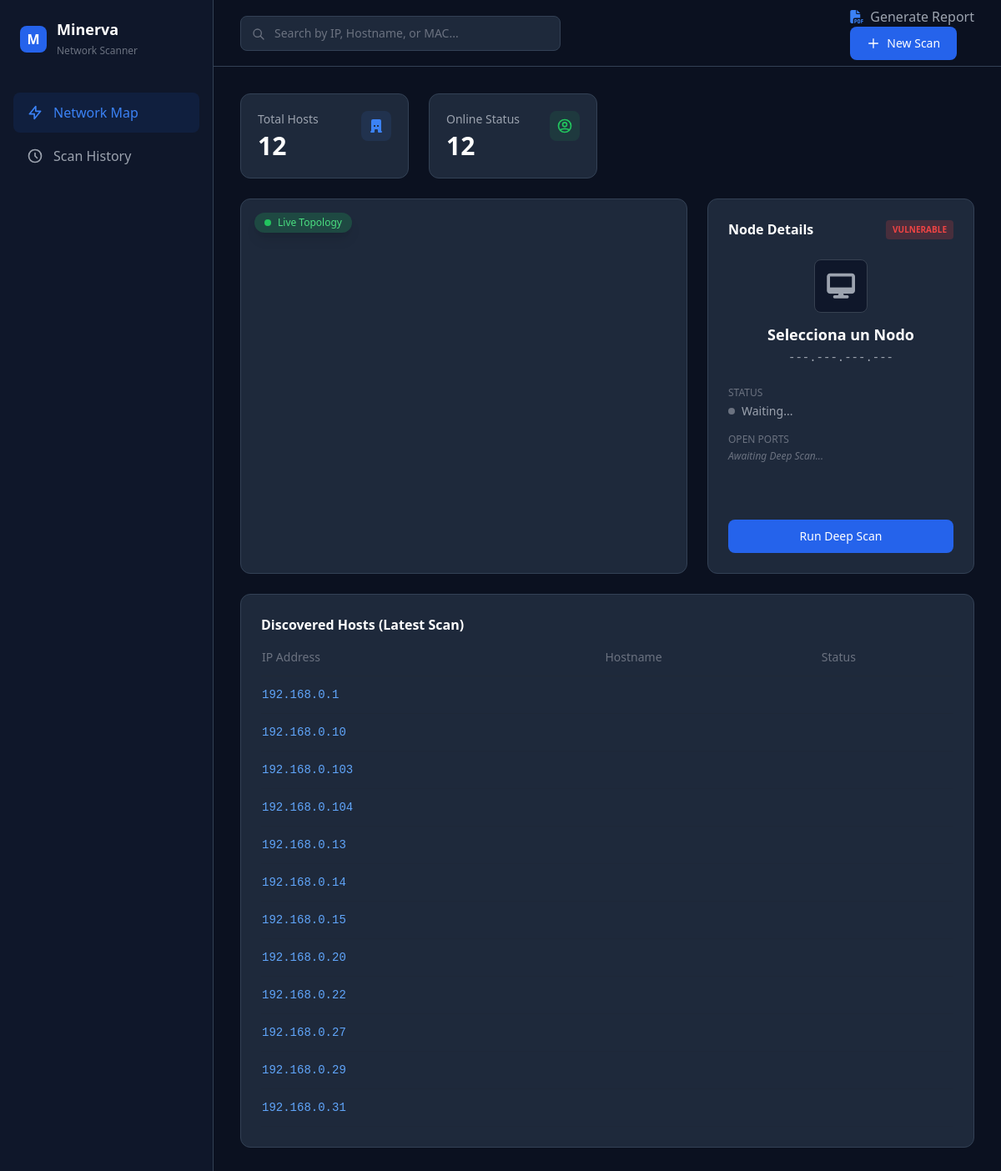
/dashboard, run on the app's committed database.
### app/models.py (models this page shows)
class ScanResult(Base):
    __tablename__ = "scan_results"
    id = Column(Integer, primary_key=True, index=True)
    scan_id = Column(Integer, ForeignKey("scans.id"))
    host_mac = Column(String, ForeignKey("hosts.mac_address"))
    ip_address = Column(String)
    status = Column(String)
    scan = relationship("Scan", back_populates="results")
    host = relationship("Host")
    ports = relationship("Port", back_populates="scan_result", cascade="all, delete-orphan")

### app/main.py (the view)
@app.get("/dashboard", response_class=HTMLResponse)
async def dashboard(request: Request, db: Session = Depends(get_db)):
    latest_scan = db.query(models.Scan).order_by(models.Scan.timestamp.desc()).first()
    hosts_data = []
    total_hosts = 0
    online_hosts = 0
    total_vulns = 0 # <-- NUEVO CONTADOR REAL
    if latest_scan:
        results = db.query(models.ScanResult).filter(models.ScanResult.scan_id == latest_scan.id).all()
        total_hosts = len(results)
        online_hosts = sum(1 for r in results if r.status == "up")
        for r in results:
            hosts_data.append({"ip": r.ip_address, "hostname": r.host.hostname if r.host else "Desconocido", "status": r.status})
            for p in r.ports:
                total_vulns += len(p.vulnerabilities)
    return templates.TemplateResponse("dashboard.html", {
        "request": request, "hosts": hosts_data, "total_hosts": total_hosts,
        "online_hosts": online_hosts, "total_vulns": total_vulns # <-- Lo enviamos al HTML
    })

### templates/dashboard.html (shortened to what this page needs)
<!DOCTYPE html>
<html lang="es">
<head>
    <script src="https://cdn.tailwindcss.com"></script>
    <link rel="stylesheet" href="https://cdnjs.cloudflare.com/ajax/libs/font-awesome/6.4.0/css/all.min.css">
</head>
<body class="text-gray-300 font-sans flex h-screen overflow-hidden">
    <aside class="w-64 flex flex-col justify-between border-r border-panel bg-[#0f172a]">
        <div>
            <div class="flex items-center space-x-3 p-6 mb-4">
                <div class="w-8 h-8 bg-blue-600 rounded-lg flex items-center justify-center text-white font-bold">M
                </div>
                <div>
                    <h1 class="text-lg font-bold text-white leading-tight">Minerva</h1>
                    <span class="text-xs text-gray-500">Network Scanner</span>
                </div>
            </div>
            <nav class="space-y-1 px-4">
                <a href="#"
                    class="flex items-center space-x-3 px-4 py-3 bg-blue-600/10 text-blue-500 rounded-lg font-medium">
                    <svg class="w-5 h-5" fill="none" stroke="currentColor" viewBox="0 0 24 24">
                        <path stroke-linecap="round" stroke-linejoin="round" stroke-width="2"
                            d="M13 10V3L4 14h7v7l9-11h-7z"></path>
                    </svg>
                    <span>Network Map</span>
                </a>
                <a href="#" class="flex items-center space-x-3 px-4 py-3 text-gray-400 hover:text-white transition">
                    <svg class="w-5 h-5" fill="none" stroke="currentColor" viewBox="0 0 24 24">
                        <path stroke-linecap="round" stroke-linejoin="round" stroke-width="2"
                            d="M12 8v4l3 3m6-3a9 9 0 11-18 0 9 9 0 0118 0z"></path>
                    </svg>
                    <span>Scan History</span>
                </a>
            </nav>
        </div>
    </aside>
    <main class="flex-1 flex flex-col h-full overflow-hidden bg-[#0b1120]">
        <header class="h-20 border-b border-panel flex items-center justify-between px-8">
            <div class="relative w-96">
                <input type="text" placeholder="Search by IP, Hostname, or MAC..."
                    class="w-full bg-panel border border-panel text-sm rounded-lg pl-10 pr-4 py-2.5 focus:outline-none focus:border-blue-500 text-white placeholder-gray-500">
                <svg class="w-4 h-4 text-gray-500 absolute left-3.5 top-3.5" fill="none" stroke="currentColor"
                    viewBox="0 0 24 24">
                    <path stroke-linecap="round" stroke-linejoin="round" stroke-width="2"
                        d="M21 21l-6-6m2-5a7 7 0 11-14 0 7 7 0 0114 0z"></path>
                </svg>
            </div>
            <div>
                <a href="/report" target="_blank" class="text-gray-400 hover:text-white transition flex items-center"><i
                        class="fa-solid fa-file-pdf mr-2 text-blue-500"></i> Generate Report</a>
                <button
                    class="bg-blue-600 hover:bg-blue-500 text-white px-5 py-2.5 rounded-lg text-sm font-medium flex items-center space-x-2 transition">
                    <svg class="w-4 h-4" fill="none" stroke="currentColor" viewBox="0 0 24 24">
                        <path stroke-linecap="round" stroke-linejoin="round" stroke-width="2" d="M12 4v16m8-8H4"></path>
                    </svg>
                    <span>New Scan</span>
                </button>
            </div>
        </header>
        <div class="flex-1 overflow-y-auto p-8 space-y-6">
            <div class="grid grid-cols-4 gap-6">
                <div class="bg-panel border border-panel p-5 rounded-xl flex justify-between items-start">
                    <div>
                        <p class="text-gray-400 text-sm mb-1">Total Hosts</p>
                        <h3 class="text-3xl font-bold text-white">{{total_hosts}}</h3>
                    </div>
                    <div class="p-2 bg-blue-500/10 text-blue-500 rounded-lg"><svg class="w-5 h-5" fill="currentColor"
                            viewBox="0 0 20 20">
                            <path
                                d="M4 4a2 2 0 012-2h8a2 2 0 012 2v12a1 1 0 110 2h-3a1 1 0 01-1-1v-2a1 1 0 00-1-1H9a1 1 0 00-1 1v2a1 1 0 01-1 1H4a1 1 0 110-2V4zm3 1h2v2H7V5zm2 4H7v2h2V9zm2-4h2v2h-2V5zm2 4h-2v2h2V9z">
                            </path>
                        </svg></div>
                </div>
                <div class="bg-panel border border-panel p-5 rounded-xl flex justify-between items-start">
                    <div>
                        <p class="text-gray-400 text-sm mb-1">Online Status</p>
                        <h3 class="text-3xl font-bold text-white">{{online_hosts}}</h3>
                    </div>
                    <div class="p-2 bg-green-500/10 text-green-500 rounded-lg"><svg class="w-5 h-5" fill="none"
                            stroke="currentColor" viewBox="0 0 24 24">
                            <path stroke-linecap="round" stroke-linejoin="round" stroke-width="2"
                                d="M5.121 17.804A13.937 13.937 0 0112 16c2.5 0 4.847.655 6.879 1.804M15 10a3 3 0 11-6 0 3 3 0 016 0zm6 2a9 9 0 11-18 0 9 9 0 0118 0z">
                            </path>
                        </svg></div>
                </div>
            </div>
            <div class="flex space-x-6 h-[450px]">
                <div
                    class="flex-1 bg-panel border border-panel rounded-xl p-2 relative flex items-center justify-center overflow-hidden">
                    <span
                        class="absolute top-4 left-4 z-10 bg-green-500/20 text-green-400 text-xs px-3 py-1 rounded-full flex items-center shadow-lg">
                        <span class="w-2 h-2 bg-green-500 rounded-full mr-2"></span> Live Topology
                    </span>
                    <div id="network-map" class="w-full h-full"></div>
                </div>
                <div class="w-80 bg-panel border border-panel rounded-xl p-6 flex flex-col">
                    <div class="flex justify-between items-center mb-6">
                        <h3 class="text-white font-bold">Node Details</h3>
                        <span
                            class="bg-red-500/20 text-red-500 text-[10px] uppercase font-bold px-2 py-1 rounded">Vulnerable</span>
                    </div>
                    <div class="text-center mb-6">
                        <div id="node-icon-container"
                            class="w-16 h-16 bg-[#0f172a] rounded-lg mx-auto mb-3 flex items-center justify-center border border-gray-700">
                            <i class="fa-solid fa-desktop text-3xl text-gray-400"></i>
                        </div>
                        <h4 id="node-hostname" class="text-white font-bold text-lg">Selecciona un Nodo</h4>
                        <p id="node-ip" class="text-gray-400 text-sm font-mono mt-1">---.---.---.---</p>
                    </div>
                    <div class="space-y-4 text-sm flex-1">
                        <div>
                            <p class="text-gray-500 text-xs mb-1">STATUS</p>
                            <p id="node-status" class="text-gray-400 flex items-center">
                                <span class="w-2 h-2 bg-gray-500 rounded-full mr-2"></span>Waiting...
                            </p>
                        </div>
                        <div>
                            <p class="text-gray-500 text-xs mb-1">OPEN PORTS</p>
                            <div id="open-ports-list" class="flex flex-wrap gap-2 mt-1">
                                <span class="text-gray-500 text-xs italic">Awaiting Deep Scan...</span>
                            </div>
                        </div>
                    </div>
                    <button id="btn-deepscan" onclick=""
                        class="w-full mt-6 bg-blue-600 hover:bg-blue-500 text-white py-2.5 rounded-lg text-sm transition font-medium flex justify-center items-center">
                        <span>Run Deep Scan</span>
                    </button>
                </div>
            </div>
            <div class="bg-panel border border-panel rounded-xl p-6">
                <h3 class="text-white font-bold mb-4">Discovered Hosts (Latest Scan)</h3>
                <table class="w-full text-left text-sm">
                    <thead>
                        <tr class="text-gray-500 border-b border-gray-800">
                            <th class="pb-3 font-medium">IP Address</th>
                            <th class="pb-3 font-medium">Hostname</th>
                            <th class="pb-3 font-medium">Status</th>
                        </tr>
                    </thead>
                    <tbody>
                        {% if hosts %}
                        {% for host in hosts %}
                        <tr class="border-b border-gray-800/50 hover:bg-gray-800/30 transition">
                            <td class="py-3 text-blue-400 font-mono">
                                <a href="/host/{{ host.ip }}"
                                    class="hover:underline hover:text-blue-300 cursor-pointer">{{ host.ip }}</a>
                            </td>
                        </tr>
                        {% endfor %}
                        {% else %}
                        <tr>
                            <td colspan="3" class="py-4 text-center text-gray-500">No data available. Run a scan first.
                            </td>
                        </tr>
                        {% endif %}
                    </tbody>
                </table>
            </div>
        </div>
    </main>
</body>
</html>

### templates/dashboard.html (style rules this page uses)
body { background-color: #0b1120; }
.bg-panel { background-color: #1e293b; }
.border-panel { border-color: #334155; }

### data on the page
ScanResult: ip "192.168.0.1"
ScanResult: ip "192.168.0.10"
ScanResult: ip "192.168.0.103"
ScanResult: ip "192.168.0.104"
ScanResult: ip "192.168.0.13"
ScanResult: ip "192.168.0.14"
ScanResult: ip "192.168.0.15"
ScanResult: ip "192.168.0.20"
ScanResult: ip "192.168.0.22"
ScanResult: ip "192.168.0.27"
ScanResult: ip "192.168.0.29"
ScanResult: ip "192.168.0.31"

### other printed values
{{ total_hosts }} "12"
{{ online_hosts }} "12"
